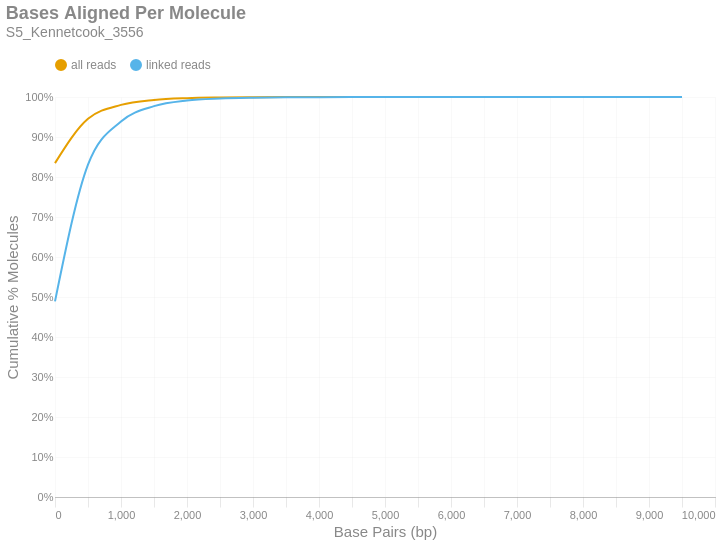

The notebook cell saved with this chart:
### Markdown cell above
### Bases Aligned Per Molecule
This is a cumulative frequency distribution showing the number of base pairs aligned per unique molecule. These data are shown in 500 bp bins. There are two distributions: one with `all reads` (yellow) and another with only `linked reads` (blue). The percent of molecules in the `linked reads` distribution is relative to the total number of linked molecules.

### Code cell
if SKIPLR:
    print_html(f"Skipped")
else:
    binned_df = consolidated_hist(valids['aligned_bp'], mask, 500, True)
    with SafeRender(binned_df):
        (
            density_plot(binned_df, 'Bases Aligned Per Molecule', samplename, 'basesper')
            .encode(
                x=alt.X('bin:Q', title="Base Pairs (bp)").axis(tickMinStep=500).scale(padding=0),
                y=alt.Y('value:Q', title='Cumulative % Molecules')
                    .axis(format='%')
                    .scale(domain = [0,1])
                    .stack(False),
                color=alt.Color("key:N").scale(domain = ["all reads", "linked reads"]),
                tooltip = [
                    alt.Tooltip("key:N", title = "Data Type"),
                    alt.Tooltip("range_label:N", title="Bases Aligned Per Molecule"),
                    alt.Tooltip("value:Q", format = ".2%", title="% Molecules (Cum.)")
                ]
            )
        ).display()

### Figure 1 — Vega-Lite specification as saved in the notebook (floating-point values rounded to 4 significant figures)
{"width": "container", "height": 400, "config": {"title": {"anchor": "start", "dy": -15, "fontSize": 18, "color": "#888888", "subtitleColor": "#888888", "subtitleFontSize": 14}, "arc": {"fill": "#0072B2"}, "axis": {"domainColor": "#888888", "domainWidth": 0.5, "gridWidth": 0.2, "grid": false, "titleFontWeight": 400, "titleFontSize": 15, "labelFontSize": 11, "labelColor": "#888888", "tickColor": "#888888", "tickWidth": 0.2, "titleColor": "#888888"}, "axisBand": {"grid": false}, "axisX": {"grid": true, "tickSize": 10, "domainCap": "round"}, "axisY": {"domain": false, "grid": true, "tickSize": 0, "domainCap": "round"}, "background": "transparent", "header": {"labelFontSize": 15, "labelColor": "#888888", "titleFontSize": 15, "titleFontWeight": 600, "titleColor": "#888888"}, "legend": {"labelFont": "sans-serif", "labelFontSize": 12, "labelColor": "#888888", "symbolSize": 100, "symbolType": "circle", "titleFontSize": 12, "titlePadding": 10, "titleColor": "#888888", "title": null, "orient": "top"}, "range": {"category": ["#E69F00", "#56B4E9", "#009E73", "#F0E442", "#0072B2", "#D55E00", "#CC79A7", "#000000"], "diverging": ["#cfe8f3", "#a2d4ec", "#73bfe2", "#46abdb", "#1696d2", "#12719e"]}, "area": {"fill": "#0072B2", "fillOpacity": 0.7, "line": true, "strokeOpacity": 0.7}, "line": {"color": "#0072B2", "stroke": "#0072B2", "strokeWidth": 2}, "trail": {"color": "#0072B2", "stroke": "#0072B2", "strokeWidth": 0, "size": 1}, "point": {"filled": true, "fillOpacity": 1.0, "size": 95}, "text": {"color": "#888888", "fontSize": 11, "align": "right", "fontWeight": 400, "size": 11}, "bar": {"fill": "#0072B2", "stroke": null}, "view": {"stroke": null, "continuousWidth": 660, "continuousHeight": 400}}, "data": {"name": "data-7488b8b72185c9a55c28ceb79fcab316"}, "mark": {"type": "line", "interpolate": "monotone", "point": {"opacity": 0, "size": 275}}, "encoding": {"color": {"field": "key", "scale": {"domain": ["all reads", "linked reads"]}, "type": "nominal"}, "tooltip": [{"field": "key", "title": "Data Type", "type": "nominal"}, {"field": "range_label", "title": "Bases Aligned Per Molecule", "type": "nominal"}, {"field": "value", "format": ".2%", "title": "% Molecules (Cum.)", "type": "quantitative"}], "x": {"axis": {"tickMinStep": 500}, "field": "bin", "scale": {"padding": 0}, "title": "Base Pairs (bp)", "type": "quantitative"}, "y": {"axis": {"format": "%"}, "field": "value", "scale": {"domain": [0, 1]}, "stack": false, "title": "Cumulative % Molecules", "type": "quantitative"}}, "params": [{"name": "param_c36ac31b6afebe62", "select": {"type": "point", "fields": ["key"]}, "bind": "legend"}], "title": {"text": "Bases Aligned Per Molecule", "subtitle": "S5_Kennetcook_3556"}, "transform": [{"fold": ["all reads (cumsum)", "linked reads (cumsum)"]}, {"calculate": "replace(datum.key, ' (cumsum)', '')", "as": "key"}, {"filter": {"param": "param_c36ac31b6afebe62"}}], "usermeta": {"embedOptions": {"downloadFileName": "S5_Kennetcook_3556.basesper"}}, "$schema": "https://vega.github.io/schema/vega-lite/v6.1.0.json", "datasets": {"data-7488b8b72185c9a55c28ceb79fcab316": [{"bin": "0.0", "interval": "0.0-500.0", "all reads": 0.8346, "linked reads": 0.489, "all reads (cumsum)": 0.8346, "linked reads (cumsum)": 0.489, "range_label": "0-499"}, {"bin": "500.0", "interval": "500.0-1000.0", "all reads": 0.1108, "linked reads": 0.3419, "all reads (cumsum)": 0.9454, "linked reads (cumsum)": 0.8309, "range_label": "500-999"}, {"bin": "1000.0", "interval": "1000.0-1500.0", "all reads": 0.03483, "linked reads": 0.108, "all reads (cumsum)": 0.9803, "linked reads (cumsum)": 0.9388, "range_label": "1000-1499"}, {"bin": "1500.0", "interval": "1500.0-2000.0", "all reads": 0.01235, "linked reads": 0.03829, "all reads (cumsum)": 0.9926, "linked reads (cumsum)": 0.9771, "range_label": "1500-1999"}, {"bin": "2000.0", "interval": "2000.0-2500.0", "all reads": 0.004559, "linked reads": 0.01414, "all reads (cumsum)": 0.9972, "linked reads (cumsum)": 0.9913, "range_label": "2000-2499"}, {"bin": "2500.0", "interval": "2500.0-3000.0", "all reads": 0.001609, "linked reads": 0.004991, "all reads (cumsum)": 0.9988, "linked reads (cumsum)": 0.9963, "range_label": "2500-2999"}, {"bin": "3000.0", "interval": "3000.0-3500.0", "all reads": 0.0006755, "linked reads": 0.002095, "all reads (cumsum)": 0.9995, "linked reads (cumsum)": 0.9983, "range_label": "3000-3499"}, {"bin": "3500.0", "interval": "3500.0-4000.0", "all reads": 0.0003106, "linked reads": 0.0009632, "all reads (cumsum)": 0.9998, "linked reads (cumsum)": 0.9993, "range_label": "3500-3999"}, {"bin": "4000.0", "interval": "4000.0-4500.0", "all reads": 0.0001159, "linked reads": 0.0003594, "all reads (cumsum)": 0.9999, "linked reads (cumsum)": 0.9997, "range_label": "4000-4499"}, {"bin": "4500.0", "interval": "4500.0-5000.0", "all reads": 6.377e-05, "linked reads": 0.0001977, "all reads (cumsum)": 1.0, "linked reads (cumsum)": 0.9999, "range_label": "4500-4999"}, {"bin": "5000.0", "interval": "5000.0-5500.0", "all reads": 2.352e-05, "linked reads": 7.293e-05, "all reads (cumsum)": 1.0, "linked reads (cumsum)": 0.9999, "range_label": "5000-5499"}, {"bin": "5500.0", "interval": "5500.0-6000.0", "all reads": 1.164e-05, "linked reads": 3.609e-05, "all reads (cumsum)": 1.0, "linked reads (cumsum)": 1.0, "range_label": "5500-5999"}, {"bin": "6000.0", "interval": "6000.0-6500.0", "all reads": 3.637e-06, "linked reads": 1.128e-05, "all reads (cumsum)": 1.0, "linked reads (cumsum)": 1.0, "range_label": "6000-6499"}, {"bin": "6500.0", "interval": "6500.0-7000.0", "all reads": 1.697e-06, "linked reads": 5.263e-06, "all reads (cumsum)": 1.0, "linked reads (cumsum)": 1.0, "range_label": "6500-6999"}, {"bin": "7000.0", "interval": "7000.0-7500.0", "all reads": 1.94e-06, "linked reads": 6.015e-06, "all reads (cumsum)": 1.0, "linked reads (cumsum)": 1.0, "range_label": "7000-7499"}, {"bin": "7500.0", "interval": "7500.0-8000.0", "all reads": 2.425e-07, "linked reads": 7.519e-07, "all reads (cumsum)": 1.0, "linked reads (cumsum)": 1.0, "range_label": "7500-7999"}, {"bin": "8000.0", "interval": "8000.0-8500.0", "all reads": 4.849e-07, "linked reads": 1.504e-06, "all reads (cumsum)": 1.0, "linked reads (cumsum)": 1.0, "range_label": "8000-8499"}, {"bin": "8500.0", "interval": "8500.0-9000.0", "all reads": 0.0, "linked reads": 0.0, "all reads (cumsum)": 1.0, "linked reads (cumsum)": 1.0, "range_label": "8500-8999"}, {"bin": "9000.0", "interval": "9000.0-9500.0", "all reads": 0.0, "linked reads": 0.0, "all reads (cumsum)": 1.0, "linked reads (cumsum)": 1.0, "range_label": "9000-9499"}, {"bin": "9500.0", "interval": "9500.0-10000.0", "all reads": 2.425e-07, "linked reads": 7.519e-07, "all reads (cumsum)": 1.0, "linked reads (cumsum)": 1.0, "range_label": "9500-9999"}]}}
